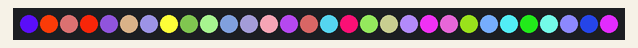
Bench run of a sketch on a simulated Arduino Uno, built with avr-gcc and run on an emulated ATmega328P. Parts: 30 RGB LEDs in strip order, left to right. Dim RGB values are drawn brighter than linear; random numbers use the default seed unless the sketch sets one.

Above: at 1.5 s.
At 6.09 s:
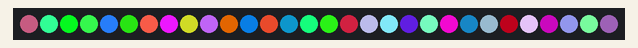
At 13.68 s:
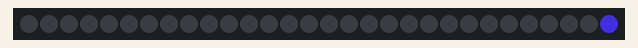
At 18.32 s:
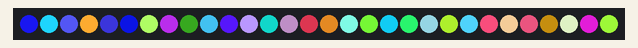
At 27.6 s:
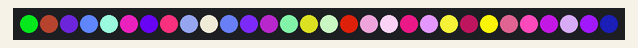
At 39.49 s:
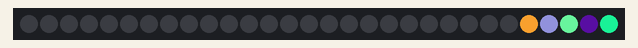

The sketch:

WS2812B.ino
```cpp
#include <Adafruit_NeoPixel.h>
#define PIN 8
#define NUMPIXELS 30
#define DELAY_TIME 50

Adafruit_NeoPixel pixels = Adafruit_NeoPixel(NUMPIXELS, PIN, NEO_GRB + NEO_KHZ800);

void setup() {
  // Inicializamos nuestra cinta led RGB
  pixels.begin();
  randomSeed(850);

}

void loop()
{
  NormalTimePixelSetting();
  delay(3000);
  GoUPNDown();
  delay(3000);
  GoUp();
  delay(3000);
  GoUpDown();
  delay(3000);

}

uint32_t getARandomColor()
{
  int r=random(0,255);
  int g=random(0,255);
  int b=random(0,255);
  return pixels.Color(r,g,b);
}
 void NormalTimePixelSetting()
 {
  for(int i=0;i<NUMPIXELS;i++)
  {
    pixels.setPixelColor(i,getARandomColor());
    pixels.show();
    delay(DELAY_TIME);
  }
 }

 void GoUPNDown()
 {
  NormalTimePixelSetting();
  TurnOffPixelsSequentiallyDown();
 }

 void TurnOffPixelsSequentiallyDown()
 {
  for(int i=NUMPIXELS;i>=0;i--)
  {
    pixels.setPixelColor(i,pixels.Color(0,0,0));
    pixels.show();
    delay(DELAY_TIME);
  }
 }

  void TurnOffPixelsSequentiallyUP()
 {
  for(int i=0;i<NUMPIXELS;i++)
  {
    pixels.setPixelColor(i,pixels.Color(0,0,0));
    pixels.show();
    delay(DELAY_TIME);
  }
 }

 void GoUp()
 {
  NormalTimePixelSetting();
  TurnOffPixelsSequentiallyUP();
 }

 void GoUpDown()
 {
  GoUPNDown();
  GoUp();
 }
```
